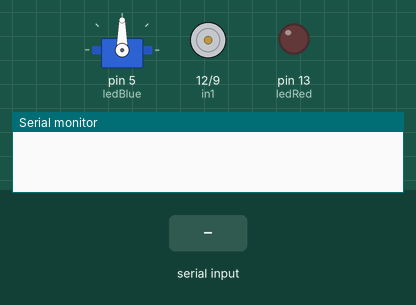
This sketch was run on a simulated Arduino Uno, built with avr-gcc and run on an emulated ATmega328P. Parts: servo, motor-driver pin pairs drawn as motors (green arrow = first pin HIGH = forward, orange = second pin HIGH = backward, longer = more drive, scaled by the enable pin), output pins drawn as LEDs (lit = HIGH), the last lines printed to the serial monitor. The inputs (shaded band) are chosen by the test bench.

Above: at 1.2 s.
1.3 s: "1\n" received over Serial
At 3.9 s:
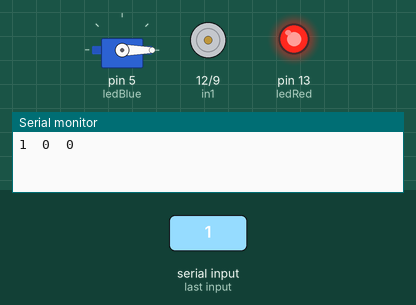
4.3 s: "2\n" received over Serial
7.3 s: "0\n" received over Serial
At 9.7 s:
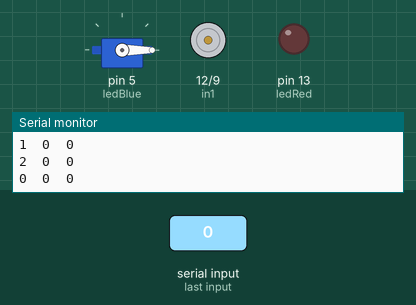
10.3 s: "1,90\n" received over Serial
At 12.5 s:
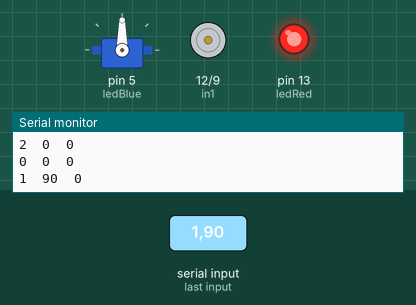
12.8 s: "1,90,45\n" received over Serial
At 13.7 s:
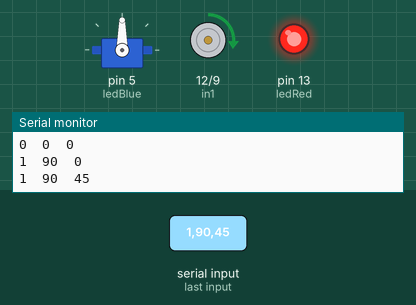
14.3 s: "90,45,200\n" received over Serial
At 14.8 s:
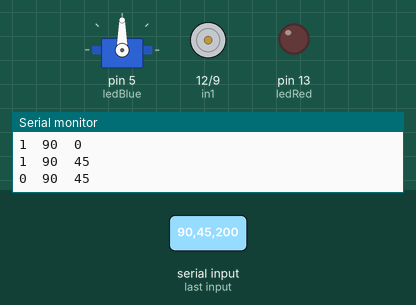
Timing chart, 0 to 16.8 s (numbered marks = the images above; inputs shaded):
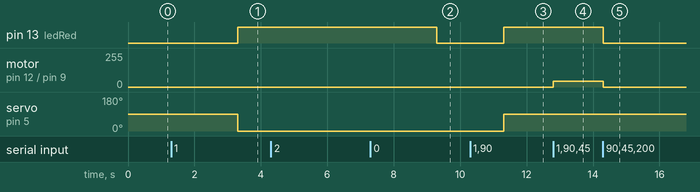

The sketch:

parseIntDirMotorServo.ino
```cpp
// 시리얼을 읽은 다음 parseInt()함수를 사용해 각각의 변수에 나누어 넣은 다음 그 변수의 값에 해당하는 방향, 모터속도, 서보모터 조향값으로 입력함
// 1 == forward, 2 == backward, 0 == stop
// 데이터 형식(ex. 1 90 255)

#include <Servo.h>

int enA = 3;
int in1 = 12;
int in2 = 9; //brake
int ledRed = 13;
int ledBlue = 5;

int dir = 0;

Servo myServo;
int valServo = 90;
int valMotor = 0;

void setup() {
  // set all the motor control pins to outputs
  pinMode(enA, OUTPUT);
  pinMode(in1, OUTPUT);
  pinMode(in2, OUTPUT);

  pinMode(ledRed, OUTPUT);

  myServo.attach(5);
  myServo.write(valServo);

  digitalWrite(in1, HIGH);
  analogWrite(enA, valMotor);

  Serial.begin(9600);
}

void loop() {
  if(Serial.available()) {
    dir = Serial.parseInt();
    valServo = Serial.parseInt();
    valMotor = Serial.parseInt();
    Serial.print(dir);
    Serial.print("  ");
    Serial.print(valServo);
    Serial.print("  ");
    Serial.println(valMotor);

    // dir == 1 forward, dir ==2 backward
    if (dir == 1) {
      forwardCar(dir, valServo, valMotor);
    }
    if (dir == 2) {
      backwardCar(dir, valServo, valMotor);
    }
    if (dir == 0) {
      stopCar(valServo);
    }
  }
}

void forwardCar(int dir, int valServo, int valMotor) {
  myServo.write(valServo);
  digitalWrite(ledRed, HIGH);
  digitalWrite(in1, HIGH);
  analogWrite(enA, valMotor);
}

void backwardCar(int dir, int valServo, int valMotor) {
  myServo.write(valServo);
  digitalWrite(ledRed, HIGH);
  digitalWrite(in1, LOW);
  analogWrite(enA, valMotor);
}

void stopCar(int valServo) {
  myServo.write(valServo);
  digitalWrite(ledRed, LOW);
  digitalWrite(ledBlue, LOW);
  digitalWrite(in1, LOW);
  digitalWrite(in2, LOW);
  analogWrite(enA, 0);
}
```

Measured:
- after the input at 1.3 s, pin 13 (ledRed): LOW → HIGH after 2.0 s; servo on pin 5 (ledBlue): 90° → 0° after 2.0 s
- after the input at 7.3 s, pin 13 (ledRed): HIGH → LOW after 2.0 s
- after the input at 10.3 s, pin 13 (ledRed): LOW → HIGH after 1.0 s; servo on pin 5 (ledBlue): 0° → 90° after 1.0 s
- after the input at 12.8 s, motor on pin 12 (in1) / pin 9 (in2): stopped → forward 45/255 at once
- after the input at 14.3 s, pin 13 (ledRed): HIGH → LOW after 0.01 s instead of 1.5 s; motor on pin 12 (in1) / pin 9 (in2): forward 45/255 → stopped after 0.01 s instead of 1.5 s; servo on pin 5 (ledBlue): stays 90° (without the input it goes to 0° after 1.5 s)
